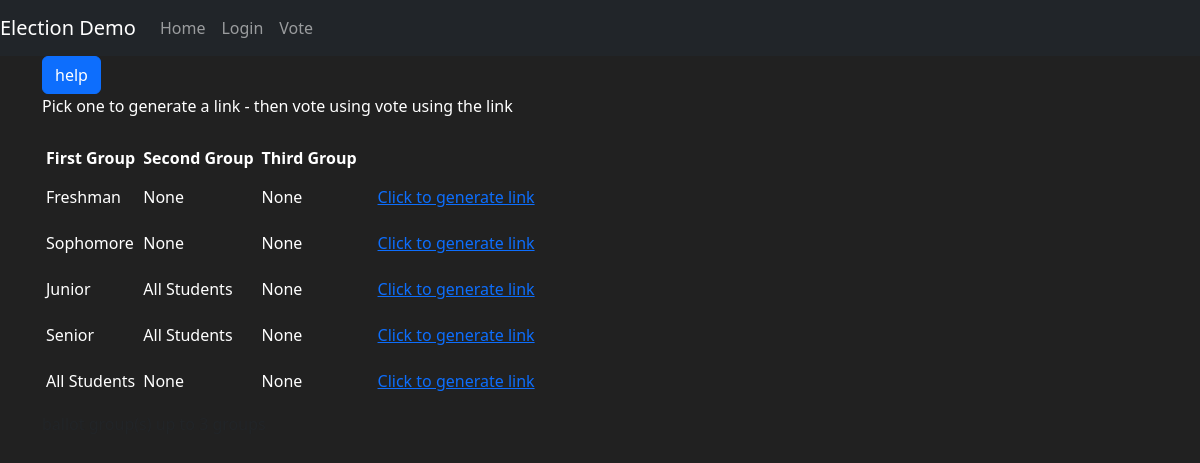
Screenshot of /genQR with the database file from the repository.
### election1/models.py (models this page shows, shortened)
class Tokenlistselectors(db.Model):
    id_tokenListSelector = db.Column(db.Integer, primary_key=True)
    primary_grp = db.Column(db.String(45), nullable=False)
    secondary_grp = db.Column(db.String(45))
    tertiary_grp = db.Column(db.String(45))
    quarternary_grp = db.Column(db.String(45))
    creation_datetime = db.Column(db.DateTime, default=datetime.now, nullable=False)

### election1/misc/view.py (the view)
@misc.route('/genQR', methods=['GET', 'POST'])
def genQR():
    form = BuildTokensForm()
    tokenlistselectors = Tokenlistselectors.query.all()
    return render_template("genQR.html",form=form, tokenlistselectors=tokenlistselectors)

### election1/templates/genQR.html (shortened to what this page needs)
{% extends 'base.html' %}
{% block content %}
  <body>
  <div class="container">
<button
  hx-get="/modal"
  hx-target="#modals-here"
  hx-trigger="click"
  data-bs-toggle="modal"
  data-bs-target="#modals-here"
  class="btn btn-primary">help
</button>
    <br>
    Pick one to generate a link - then vote using vote using the link
  </div>
  <br>
  <div class="container">
    <table class="table-light, table-sm">
      <caption>ballot group(s) up to 3 groups</caption>
      <thead>
      <tr>
        <th class="col-Auto"> First Group</th>
        <th class="col-auto"> Second Group</th>
        <th class="col-auto"> Third Group</th>
      </tr>
      </thead>
      <tbody>
      {% for tokenlistselector in tokenlistselectors %}
        <tr>
          <td class="col-Auto"> {{ tokenlistselector.primary_grp }}</td>
          <td class="col-Auto"> {{ tokenlistselector.secondary_grp }}</td>
          <td class="col-Auto"> {{ tokenlistselector.tertiary_grp }}</td>
          <td>
            <a
              class="btn btn-link"
              hx-get="/single_token/{{ tokenlistselector.id_tokenListSelector }}"
              hx-target="#qrcode"
              hx-trigger="click"
            >
              Click to generate link
            </a>
          </td>
        </tr>
      {% endfor %}
    </table>
  </div>
  </body>
{% endblock %}

### election1/templates/base.html (shortened to what this page needs)
<!doctype html>
<html lang="en">
<head>
  <link href="https://cdn.jsdelivr.net/npm/bootstrap@5.3.7/dist/css/bootstrap.min.css" rel="stylesheet"
>
</head>
<body>
<nav class="navbar navbar-expand-md navbar-dark bg-dark">
  <a class="navbar-brand" href="#">Election Demo</a>
  <div class="collapse navbar-collapse" id="navbarNav">
    <ul class="navbar-nav mr-auto">
      <li class="nav-item active">
        <a class="nav-link" href="{{ url_for('mains.homepage') }}">Home </a>
      </li>
      {% if not current_user.is_authenticated %}
        <li class="nav-item">
          <a class="nav-link" href="{{ url_for('mains.login') }}">Login</a>
        </li>
      {% endif %}
      {% if not current_user.is_authenticated %}
        <li class="nav-item">
          <a class="nav-link" href="{{ url_for('misc.genQR') }}">Vote </a>
        </li>
      {% endif %}
    </ul>
  </div>
</nav>
{% block content %}
{% endblock %}
</body>
</html>

### election1/templates/base.html (style rules this page uses)
body { background-color: #212121; color: white }

### rows the page displays
Tokenlistselectors: primary_grp "Freshman", secondary_grp "None", tertiary_grp "None"
Tokenlistselectors: primary_grp "Sophomore", secondary_grp "None", tertiary_grp "None"
Tokenlistselectors: primary_grp "Junior", secondary_grp "All Students", tertiary_grp "None"
Tokenlistselectors: primary_grp "Senior", secondary_grp "All Students", tertiary_grp "None"
Tokenlistselectors: primary_grp "All Students", secondary_grp "None", tertiary_grp "None"
